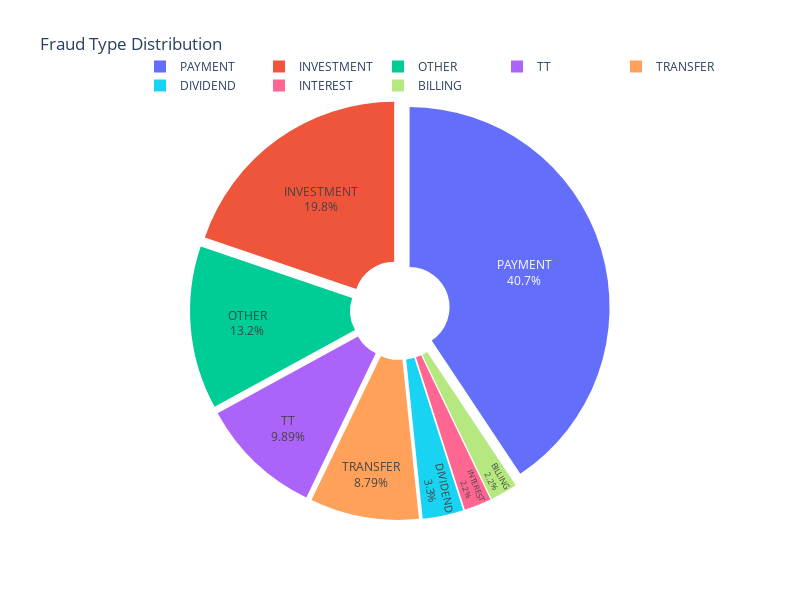

The notebook cell this image was saved under:
### Code cell
type_counts = df[df['fraud_flag'] == 'Y']['type'].value_counts()

# Create the pie chart
fig = go.Figure(data=[go.Pie(labels=type_counts.index, 
                             values=type_counts.values, 
                             pull=[0.05]*len(type_counts), 
                             hole=0.2)])  # Reduced hole size

# Customize the layout
fig.update_traces(textposition='inside', textinfo='percent+label')
fig.update_layout(title_text='Fraud Type Distribution',
                  legend=dict(orientation='h', yanchor='bottom', y=1, xanchor='right', x=1),
                  width=800, height=600)  # Adjusted dimensions

fig.show()

### Figure 1 — Plotly figure (JSON) as saved in the notebook; plotly's stock layout.template omitted (floating-point values rounded to 4 significant figures)
{"data": [{"hole": 0.2, "labels": ["PAYMENT", "INVESTMENT", "OTHER", "TT", "TRANSFER", "DIVIDEND", "INTEREST", "BILLING"], "pull": [0.05, 0.05, 0.05, 0.05, 0.05, 0.05, 0.05, 0.05], "textinfo": "percent+label", "textposition": "inside", "type": "pie", "values": [37, 18, 12, 9, 8, 3, 2, 2]}], "layout": {"height": 600, "legend": {"orientation": "h", "x": 1, "xanchor": "right", "y": 1, "yanchor": "bottom"}, "title": {"text": "Fraud Type Distribution"}, "width": 800}}
